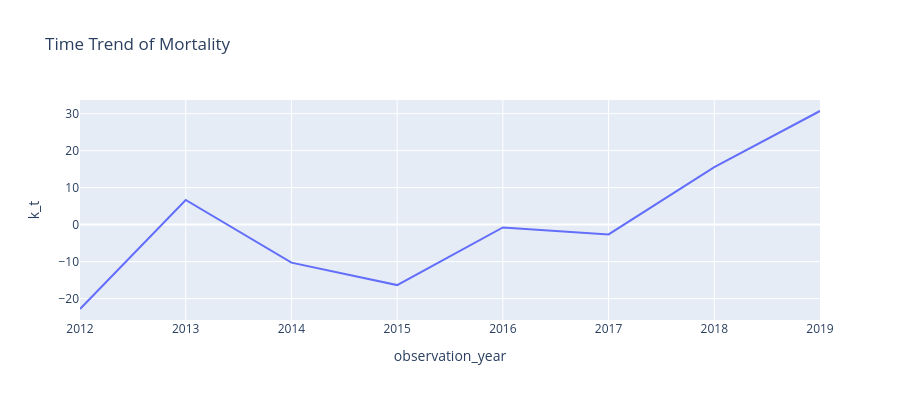

The notebook cell this image was saved under:
### Code cell
charters.chart(
    df=pd.DataFrame(model.k_t).set_axis([0], axis=1).reset_index(),
    x_axis="observation_year",
    y_axis=0,
    color=None,
    type="line",
    title="Time Trend of Mortality",
    labels={"observation_year": "observation_year", "0": "k_t"},
)

### Figure 1 — Plotly figure (JSON) as saved in the notebook; plotly's stock layout.template omitted (floating-point values rounded to 4 significant figures)
{"data": [{"hovertemplate": "observation_year=%{x}<br>k_t=%{y}<extra></extra>", "legendgroup": "", "line": {"color": "#636efa", "dash": "solid"}, "marker": {"symbol": "circle"}, "mode": "lines", "name": "", "orientation": "v", "showlegend": false, "type": "scatter", "x": [2012, 2013, 2014, 2015, 2016, 2017, 2018, 2019], "xaxis": "x", "y": [-22.81, 6.65, -10.29, -16.35, -0.7564, -2.661, 15.51, 30.71], "yaxis": "y"}], "layout": {"height": 400, "legend": {"tracegroupgap": 0}, "title": {"text": "Time Trend of Mortality"}, "xaxis": {"anchor": "y", "domain": [0, 1], "title": {"text": "observation_year"}}, "yaxis": {"anchor": "x", "domain": [0, 1], "title": {"text": "k_t"}, "type": "-"}}}
